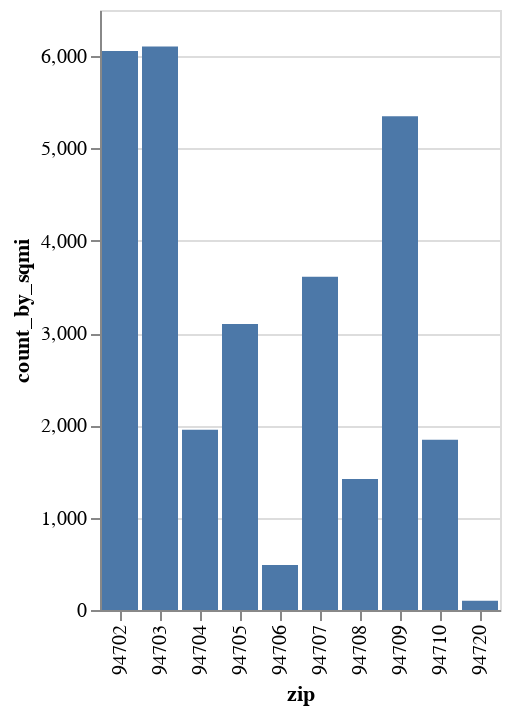

Notebook source saved alongside this figure:
### Code cell
alt.Chart(tree_stats_by_zip).mark_bar().encode(
    x='zip',
    y='count_by_sqmi'
)

### Figure 1 — Vega-Lite specification as saved in the notebook (floating-point values rounded to 4 significant figures)
{"config": {"view": {"continuousWidth": 400, "continuousHeight": 300}}, "data": {"name": "data-6d3117d4f8e438a372835e291d84ac75"}, "mark": "bar", "encoding": {"x": {"type": "nominal", "field": "zip"}, "y": {"type": "quantitative", "field": "count_by_sqmi"}}, "$schema": "https://vega.github.io/schema/vega-lite/v4.8.1.json", "datasets": {"data-6d3117d4f8e438a372835e291d84ac75": [{"zip": "94702", "count": 7328, "ZIP": "94702", "POP2007": 15601, "POP07_SQMI": 12890.0, "SQMI": 1.21, "count_by_sqmi": 6056.0}, {"zip": "94703", "count": 8241, "ZIP": "94703", "POP2007": 20297, "POP07_SQMI": 15030.0, "SQMI": 1.35, "count_by_sqmi": 6104.0}, {"zip": "94704", "count": 4377, "ZIP": "94704", "POP2007": 20282, "POP07_SQMI": 9054.0, "SQMI": 2.24, "count_by_sqmi": 1954.0}, {"zip": "94705", "count": 6011, "ZIP": "94705", "POP2007": 12224, "POP07_SQMI": 6301.0, "SQMI": 1.94, "count_by_sqmi": 3098.0}, {"zip": "94706", "count": 637, "ZIP": "94706", "POP2007": 16074, "POP07_SQMI": 12270.0, "SQMI": 1.31, "count_by_sqmi": 486.3}, {"zip": "94707", "count": 6316, "ZIP": "94707", "POP2007": 12110, "POP07_SQMI": 6920.0, "SQMI": 1.75, "count_by_sqmi": 3609.0}, {"zip": "94708", "count": 4753, "ZIP": "94708", "POP2007": 11217, "POP07_SQMI": 3348.0, "SQMI": 3.35, "count_by_sqmi": 1419.0}, {"zip": "94709", "count": 2996, "ZIP": "94709", "POP2007": 10476, "POP07_SQMI": 18710.0, "SQMI": 0.56, "count_by_sqmi": 5350.0}, {"zip": "94710", "count": 5109, "ZIP": "94710", "POP2007": 8324, "POP07_SQMI": 3005.0, "SQMI": 2.77, "count_by_sqmi": 1844.0}, {"zip": "94720", "count": 71, "ZIP": "94720", "POP2007": 1022, "POP07_SQMI": 1439.0, "SQMI": 0.71, "count_by_sqmi": 100.0}]}}
